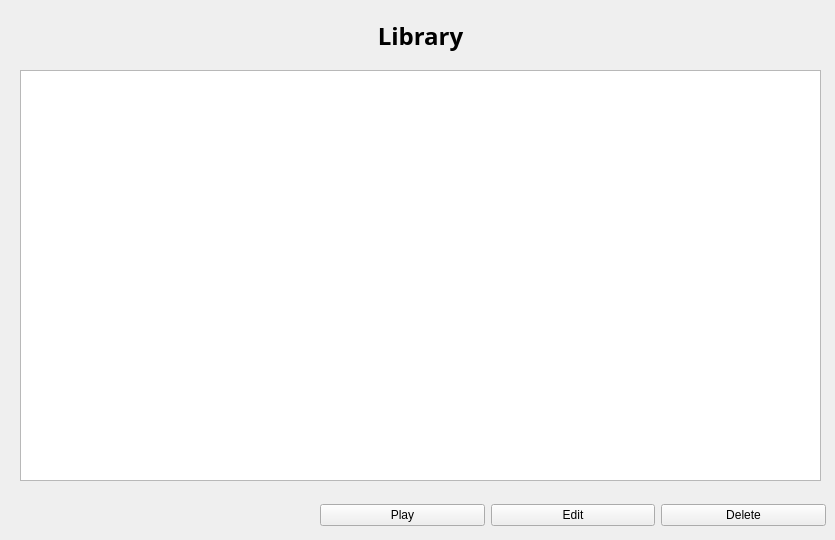
    <widget class="QWidget" name="libraryDisplayPage">
     <widget class="QLabel" name="label_ldp_1">
      <property name="geometry">
       <rect>
        <x>20</x>
        <y>20</y>
        <width>801</width>
        <height>31</height>
       </rect>
      </property>
      <property name="font">
       <font>
        <family>Work Sans</family>
        <pointsize>18</pointsize>
        <bold>true</bold>
       </font>
      </property>
      <property name="text">
       <string>Library</string>
      </property>
      <property name="alignment">
       <set>Qt::AlignCenter</set>
      </property>
     </widget>
     <widget class="QWidget" name="layoutWidget_9">
      <property name="geometry">
       <rect>
        <x>320</x>
        <y>500</y>
        <width>506</width>
        <height>31</height>
       </rect>
      </property>
      <layout class="QHBoxLayout" name="horizontalLayout_6">
       <item>
        <widget class="QPushButton" name="playButton_ldp">
         <property name="styleSheet">
          <string notr="true"/>
         </property>
         <property name="text">
          <string>Play</string>
         </property>
        </widget>
       </item>
       <item>
        <widget class="QPushButton" name="editButton_ldp">
         <property name="text">
          <string>Edit</string>
         </property>
        </widget>
       </item>
       <item>
        <widget class="QPushButton" name="deleteButton_ldp">
         <property name="styleSheet">
          <string notr="true"/>
         </property>
         <property name="text">
          <string>Delete</string>
         </property>
        </widget>
       </item>
      </layout>
     </widget>
     <widget class="QListView" name="libraryDisplayListView">
      <property name="geometry">
       <rect>
        <x>20</x>
        <y>70</y>
        <width>801</width>
        <height>411</height>
       </rect>
      </property>
     </widget>
    </widget>
